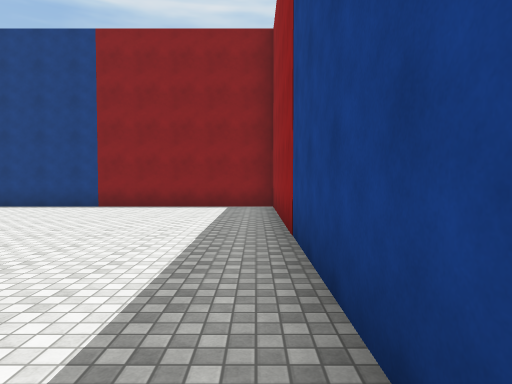
view 1 (above)

18 first-person views from a walk through a 3-D level made in the Unity game engine. The camera is 1.5 m above the floor, tilts 2° down and sees 75° across. The floor is counted in squares, 2 m on a side. Each view is taken from the middle of a square. On the plan, view 1 faces up. The plan holds only what a view shows up to about 11 squares ahead; the rest is blank. The place goes on beyond the plan. Surface patterns are stand-ins for the level's own textures.

view 2
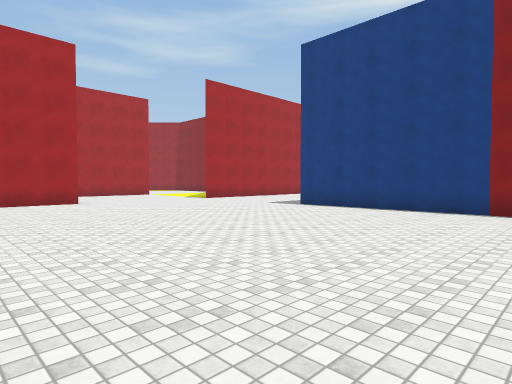

view 3
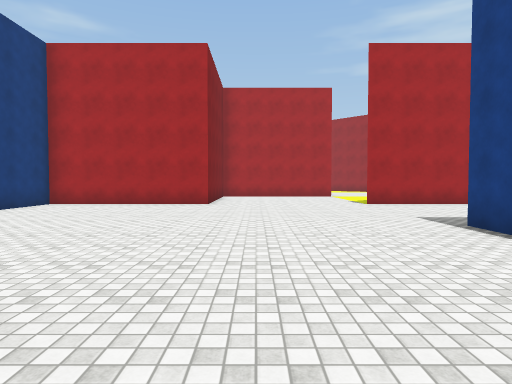

view 4
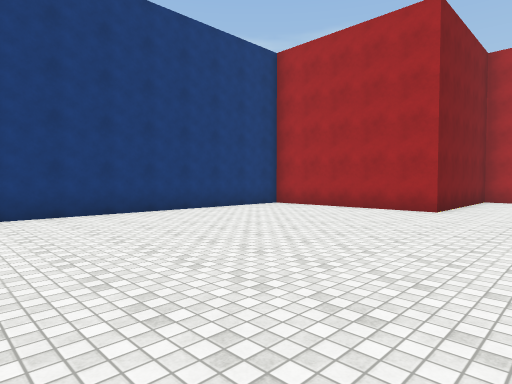

view 5
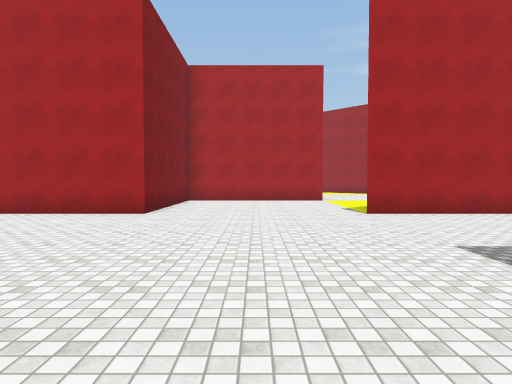

view 6
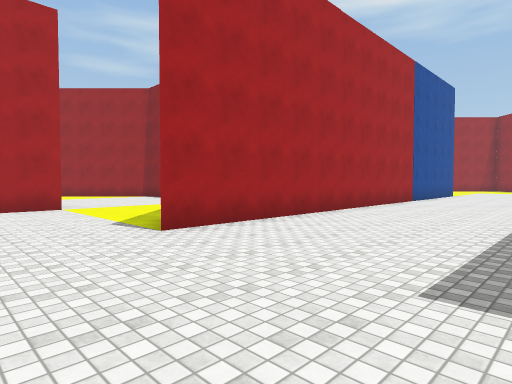

view 7
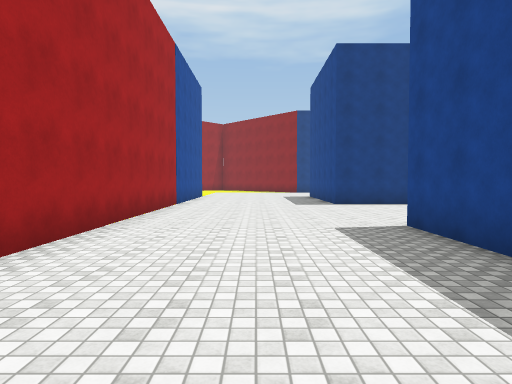

view 8
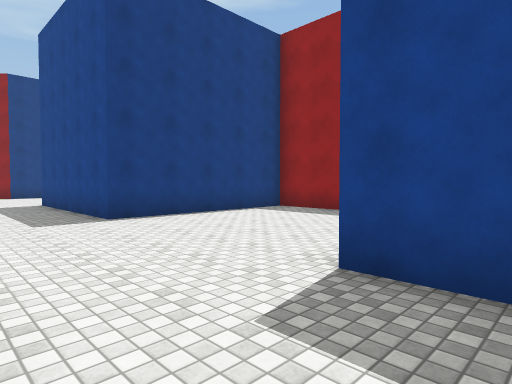

view 9
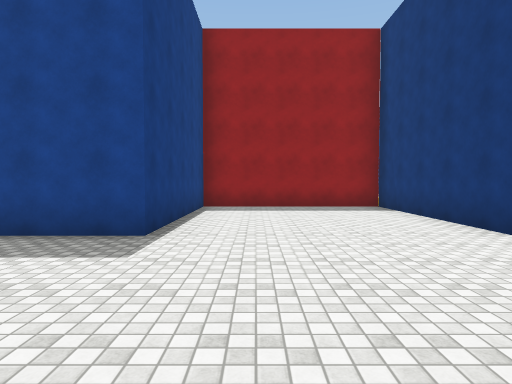

view 10
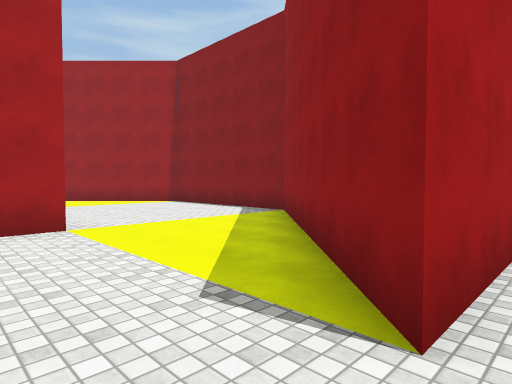

view 11
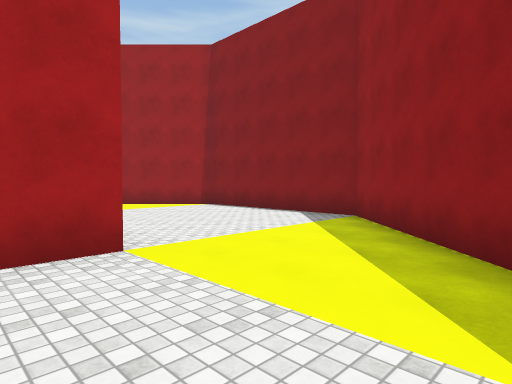

view 12
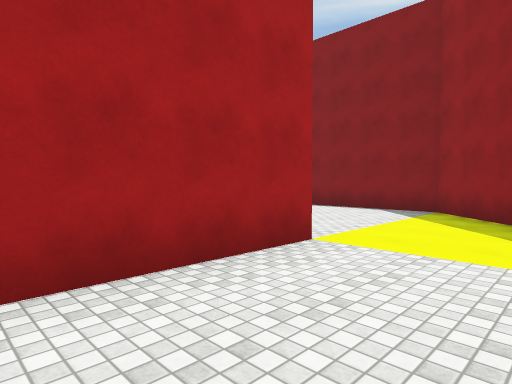

view 13
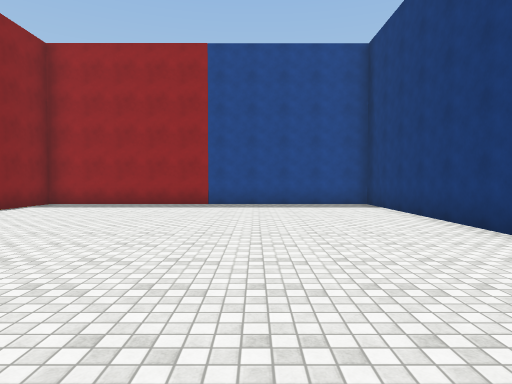

view 14
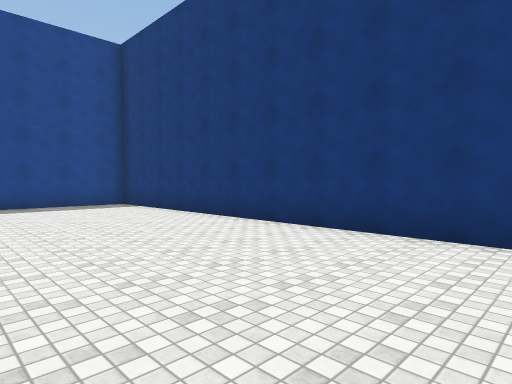

view 15
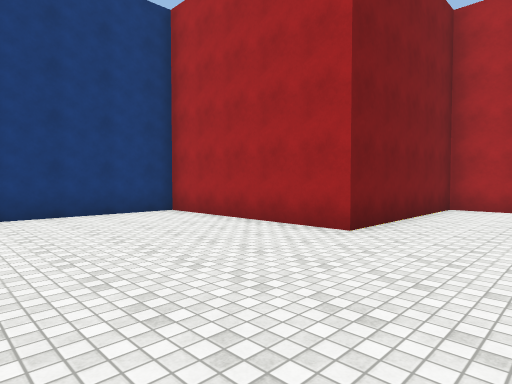

view 16
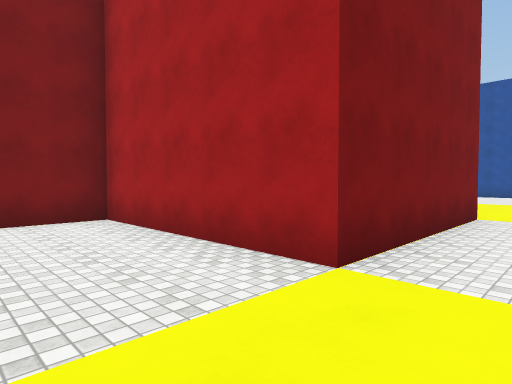

view 17
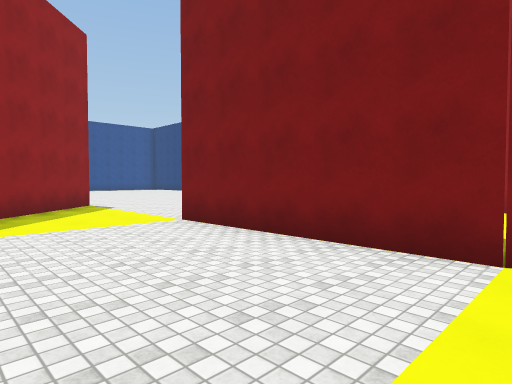

view 18
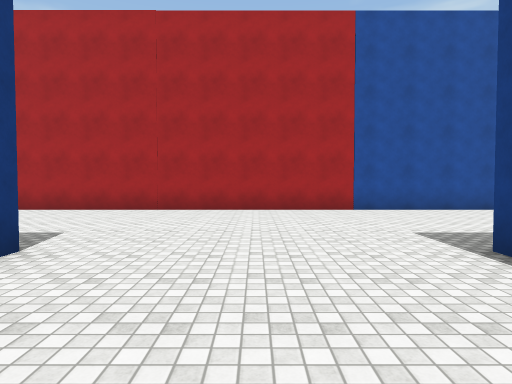

### Floor plan
Points are (right, up) in squares from view 1. A wall is a line through its corners. A room is listed if a view was taken in it or the views show most of it. See-through windows are left out.
Room 1 (views 1, 2, 3, 4, 5, 6, 7, 8, 9, 10, 11, 12, 13, 14, 15, 16, 17, 18)
walls: (-9.5, 12.1) (-9.5, 14.5) (-4.5, 14.5) (-4.5, 19.5) (-9.5, 19.5) (-9.5, 21.5); (-14.5, 21.5) (-14.5, 9.5) (-19.5, 14.5) (-24.5, 14.5) (-25.6, 13.4); (-24.5, 9.5) (-19.5, 9.5) (-19.5, 4.5) (-14.5, 4.5) (-14.5, -0.5) (0.5, -0.5) (0.5, 9.5) (-9.5, 9.5)

Where each view was taken, in squares from view 1:
view 1: 0 up, 0 right, facing up
view 2: 1 up, 3 left, facing up-left
view 3: 6 up, 4 left, facing left
view 4: 7 up, 6 left, facing down-left
view 5: 7 up, 7 left, facing left
view 6: 7 up, 10 left, facing up-left
view 7: 9 up, 12 left, facing up
view 8: 13 up, 12 left, facing up-right
view 9: 18 up, 14 left, facing right
view 10: 8 up, 14 left, facing up-left
view 11: 8 up, 16 left, facing up-left
view 12: 6 up, 17 left, facing up-left
view 13: 3 up, 10 left, facing right
view 14: 4 up, 10 left, facing down-right
view 15: 7 up, 10 left, facing down-left
view 16: 11 up, 17 left, facing down-left
view 17: 13 up, 25 left, facing down-right
view 18: 17 up, 6 left, facing left
